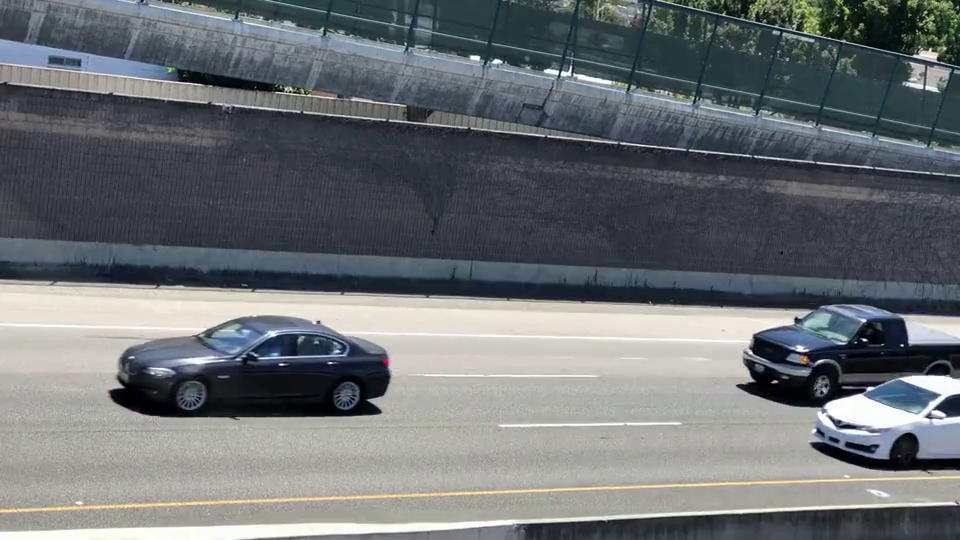
#> input picture frame 2 of data/traffic_frames.mp4, 960 x 540 px, given in place of  width=1280, height=720, format=RGB ! videoconvert ! appsink, which was not available
$ python opencv_camera_demo.py
#> lines starting #> are read from the running program, lines starting #| are printed output that depends on the picture
### examples/python/jetson/automl_ondevice.py
# Copyright 2019 Google LLC
#
# Licensed under the Apache License, Version 2.0 (the "License");
# you may not use this file except in compliance with the License.
# You may obtain a copy of the License at
#
#     https://www.apache.org/licenses/LICENSE-2.0
#
# Unless required by applicable law or agreed to in writing, software
# distributed under the License is distributed on an "AS IS" BASIS,
# WITHOUT WARRANTIES OR CONDITIONS OF ANY KIND, either express or implied.
# See the License for the specific language governing permissions and
# limitations under the License.
import tensorflow.contrib.tensorrt as trt
import tensorflow.compat.v1 as tf
import numpy as np
import json


class ObjectTrackingConfig:

  def __init__(self, score_threshold=0.0, max_detections=100):
    self.score_threshold = score_threshold
    self.max_detections = max_detections


class ObjectTrackingInference:

  def __init__(self, frozen_graph_path, label_map_path, config):
    self.config = config

    self._loadLabelMap(label_map_path)
    self._loadFrozenGraph(frozen_graph_path)

  def __del__(self):
    self.session.close()

  @staticmethod
  def TFTRTModel(*args, **kwargs):
    return ObjectTrackingInference(*args, **kwargs)

  def _loadLabelMap(self, label_map_path):
#> (the call stopped at in _loadLabelMap, `with tf.gfile.GFile(label_map_path, 'r') as f:`: tensorflow is not available in this run)
    with tf.gfile.GFile(label_map_path, 'r') as f:
      # Converts the pbtxt into a JSON file and then parses it.
      parsed_label_map = json.loads(
          '[' + f.read().replace('\n}\nitem {\n', '\n}, \n{\n').replace(
              "\n  name: \"", "\n  \"name\": \"").replace(
                  '\n  id: ', ",\n  \"id\": ")[5:] + ']')

    self.label_map = dict()
    for item in parsed_label_map:
      self.label_map[item['id']] = item['name']

  def _loadFrozenGraph(self, frozen_graph_path):
#> (the call stopped at in _loadFrozenGraph, `trt_graph = tf.GraphDef()`: tensorflow is not available in this run)
    trt_graph = tf.GraphDef()
    with tf.gfile.GFile(frozen_graph_path, 'rb') as f:
      trt_graph.ParseFromString(f.read())

    self.graph = tf.Graph()
    with self.graph.as_default():
      self.output_node = tf.import_graph_def(
          trt_graph,
          return_elements=[
              'detection_boxes:0', 'detection_classes:0', 'detection_scores:0',
              'num_detections:0', 'raw_outputs/lstm_c:0', 'raw_outputs/lstm_h:0'
          ])
    self.session = tf.InteractiveSession(graph=self.graph)

    tf_scores = self.graph.get_tensor_by_name('import/detection_scores:0')
    tf_boxes = self.graph.get_tensor_by_name('import/detection_boxes:0')
    tf_classes = self.graph.get_tensor_by_name('import/detection_classes:0')
    tf_num_detections = self.graph.get_tensor_by_name('import/num_detections:0')
    tf_lstm_c = self.graph.get_tensor_by_name('import/raw_outputs/lstm_c:0')
    tf_lstm_h = self.graph.get_tensor_by_name('import/raw_outputs/lstm_h:0')

    self._output_nodes = [
        tf_scores, tf_boxes, tf_classes, tf_num_detections, tf_lstm_c, tf_lstm_h
    ]

    self.lstm_c = np.ones((1, 8, 8, 320))
    self.lstm_h = np.ones((1, 8, 8, 320))

  def getInputSize(self):
    return Size(256, 256)

  def run(self, timestamp, frame, annotations):
    with self.graph.as_default():
      (detection_scores, detection_boxes, detection_classes, num_detections,
       self.lstm_c, self.lstm_h) = self.session.run(
           self._output_nodes,
           feed_dict={
               'import/image_tensor:0': np.array(frame)[None, ...],
               'import/raw_inputs/init_lstm_c:0': self.lstm_c,
               'import/raw_inputs/init_lstm_h:0': self.lstm_h
           })

    boxes = detection_boxes[0]  # index by 0 to remove batch dimension
    scores = detection_scores[0]
    classes = detection_classes[0]
    num_detections = num_detections

    for i in range(int(num_detections)):
      box = boxes[i]

      if scores[i] > self.config.score_threshold:

        bbox = NormalizedBoundingBox(
            left=box[1], top=box[0], right=box[3], bottom=box[2])

        annotation = ObjectTrackingAnnotation(
            timestamp=timestamp,
            track_id=-1,
            class_id=classes[i],
            class_name=self.label_map[classes[i]],
            confidence_score=scores[i],
            bbox=bbox)

        annotations.append(annotation)

    return True

  def getTFSession(self):
    return self.session


class Size:

  def __init__(self, width, height):
    self.width = width
    self.height = height


class NormalizedBoundingBox:

  # [5 lines left out: function __init__, not called in this run]


class ObjectTrackingAnnotation:

  # [8 lines left out: function __init__, not called in this run]

### examples/python/jetson/opencv_camera_demo.py
# Copyright 2019 Google LLC
#
# Licensed under the Apache License, Version 2.0 (the "License");
# you may not use this file except in compliance with the License.
# You may obtain a copy of the License at
#
#     https://www.apache.org/licenses/LICENSE-2.0
#
# Unless required by applicable law or agreed to in writing, software
# distributed under the License is distributed on an "AS IS" BASIS,
# WITHOUT WARRANTIES OR CONDITIONS OF ANY KIND, either express or implied.
# See the License for the specific language governing permissions and
# limitations under the License.
r"""A demo which runs object detection on camera frames.

Requires cv2 from `sudo apt-get install python3-opencv`

python3 opencv_camera_demo \
  --model data/traffic_model_edgetpu.tflite \
  --label data/traffic_label_map.pbtxt

Press Q key to exit.
"""
import argparse
import time
import automl_ondevice
import cv2

current_milli_time = lambda: int(round(time.time() * 1000))


def main():
  default_model = 'data/traffic_model_trt.pb'
  default_labels = 'data/traffic_label_map.pbtxt'
  parser = argparse.ArgumentParser()
  parser.add_argument('--model', help='.pb model path', default=default_model)
  parser.add_argument(
      '--labels', help='label file path', default=default_labels)
  parser.add_argument(
      '--threshold', type=float, default=0.25, help='class score threshold')
  parser.add_argument(
      '--video_device',
      help='-1 for ribbon-cable camera. >= 0 for USB camera. '
      'If both are plugged in, the USB camera will have the ID "1".',
      type=int,
      default=-1)
  parser.add_argument(
      '--video_width', help='Input video width.', type=int, default=1280)
  parser.add_argument(
      '--video_height', help='Input video height.', type=int, default=720)
  args = parser.parse_args()

  print('Loading %s with %s labels.' % (args.model, args.labels))

  config = automl_ondevice.ObjectTrackingConfig(score_threshold=args.threshold)
  engine = automl_ondevice.ObjectTrackingInference.TFTRTModel(
      args.model, args.labels, config)
  # Tensorflow frozen graph inferencing does not restrain the input size,
  # so this is merely a suggestion.
  input_size = engine.getInputSize()
  fps_time_queue = []  # Used to calculate FPS.

  if args.video_device >= 0:
    cap = cv2.VideoCapture(
        'v4l2src device=/dev/video{} ! videoconvert ! '
        'videoscale method=0 add-borders=false ! '
        'video/x-raw, width={}, height={}, format=RGB ! videoconvert ! '
        'appsink'.format(args.video_device, args.video_width,
                         args.video_height), cv2.CAP_GSTREAMER)
  else:
    cap = cv2.VideoCapture(
        'nvarguscamerasrc ! nvvidconv ! '
        'video/x-raw, format=(string)BGRx ! videoconvert ! '
        'videoscale method=0 add-borders=false ! '
        'video/x-raw, width={}, height={}, format=RGB ! videoconvert ! '
        'appsink'.format(args.video_width, args.video_height),
        cv2.CAP_GSTREAMER)

  while cap.isOpened():
    ret, frame = cap.read()
#> frame is the input picture: shape (540, 960, 3); mean B, G, R 115, 112.3, 108
    if not ret:
      break

    # Resizes frame.
    resized_frame = cv2.resize(frame, (input_size.width, input_size.height))
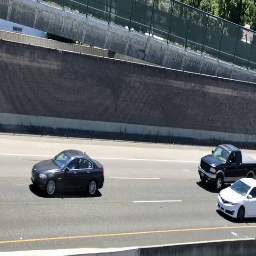
#> resized_frame: shape (256, 256, 3); mean B, G, R 114.9, 112.2, 107.9

    # Grabs current millisecond for timestamp.
    timestamp = current_milli_time()

    # Runs inference engine on resized frame to populate annotations array.
    annotations = []
    if engine.run(timestamp, resized_frame, annotations):
      frame = append_objs_to_img(frame, annotations)

    # Calculate FPS based on sample size of 15.
    fps_time_queue.append(timestamp)
    if len(fps_time_queue) > 15:
      fps_time_queue.pop(0)
    if len(fps_time_queue) > 2:
      fps = round(
          len(fps_time_queue) / (fps_time_queue[-1] - fps_time_queue[0]) * 1000,
          2)
      latency = round(fps_time_queue[-1] - fps_time_queue[-2], 4)
    else:
      fps = 'N/A'
      latency = 'N/A'

    frame = cv2.putText(frame, '{} fps'.format(fps), (0, 20),
                        cv2.FONT_HERSHEY_SIMPLEX, 0.5, (0, 255, 0), 2)
    frame = cv2.putText(frame, '{} ms'.format(latency), (0, 40),
                        cv2.FONT_HERSHEY_SIMPLEX, 0.5, (0, 255, 0), 2)

    cv2.imshow('frame', frame)

    key = cv2.waitKey(1)
    if key & 0xFF == ord('q') or key == 27:
      break

  cap.release()
  cv2.destroyAllWindows()


def append_objs_to_img(cv2_im, annotations):
  height, width, _ = cv2_im.shape
  for annotation in annotations:
    x0, y0, x1, y1 = (annotation.bbox.left, annotation.bbox.top,
                      annotation.bbox.right, annotation.bbox.bottom)
    # Converts coordinates from relative [0,1] space to [width,height]
    x0, y0, x1, y1 = int(x0 * width), int(y0 * height), int(x1 * width), int(
        y1 * height)
    percent = int(100 * annotation.confidence_score)
    label = '%d%% %s' % (percent, annotation.class_name)

    cv2_im = cv2.rectangle(cv2_im, (x0, y0), (x1, y1), (0, 255, 0), 2)
    cv2_im = cv2.putText(cv2_im, label, (x0, y0 + 30), cv2.FONT_HERSHEY_SIMPLEX,
                         1.0, (255, 0, 0), 2)
  return cv2_im


if __name__ == '__main__':
#> (the run stopped early here; a loop or call above may not have finished)

$ run again, starting later in the video
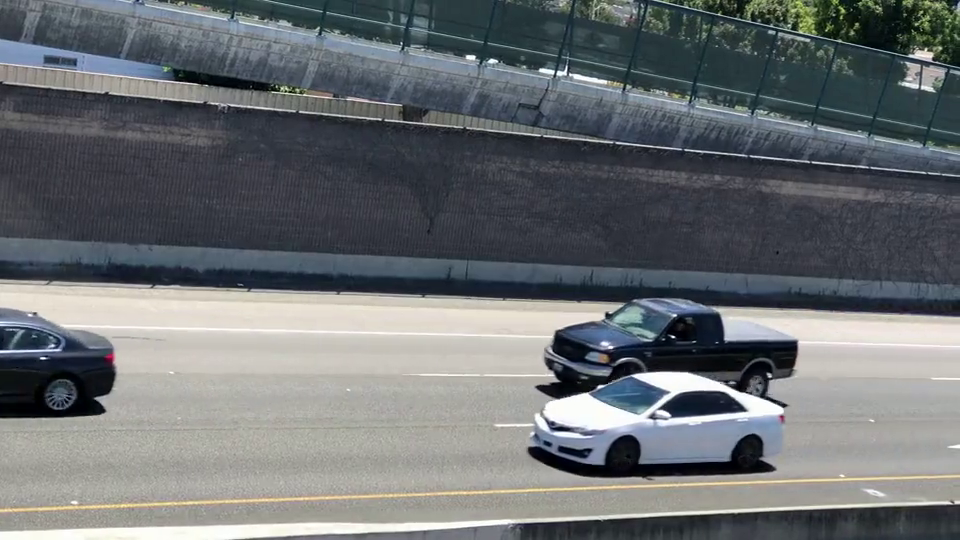
#> input picture frame 9 of data/traffic_frames.mp4, 960 x 540 px, given in place of  width=1280, height=720, format=RGB ! videoconvert ! appsink, which was not available
#> in main, frame is the input picture: shape (540, 960, 3); mean B, G, R 113.6, 111, 106.7
#> in main, `resized_frame = cv2.resize(frame, (input_size.width, input_size.height))`:
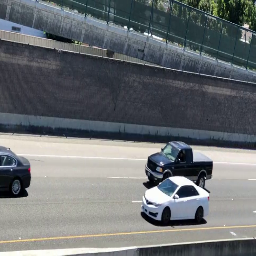
#> resized_frame: shape (256, 256, 3); mean B, G, R 113.5, 110.8, 106.6

$ run again, starting later in the video
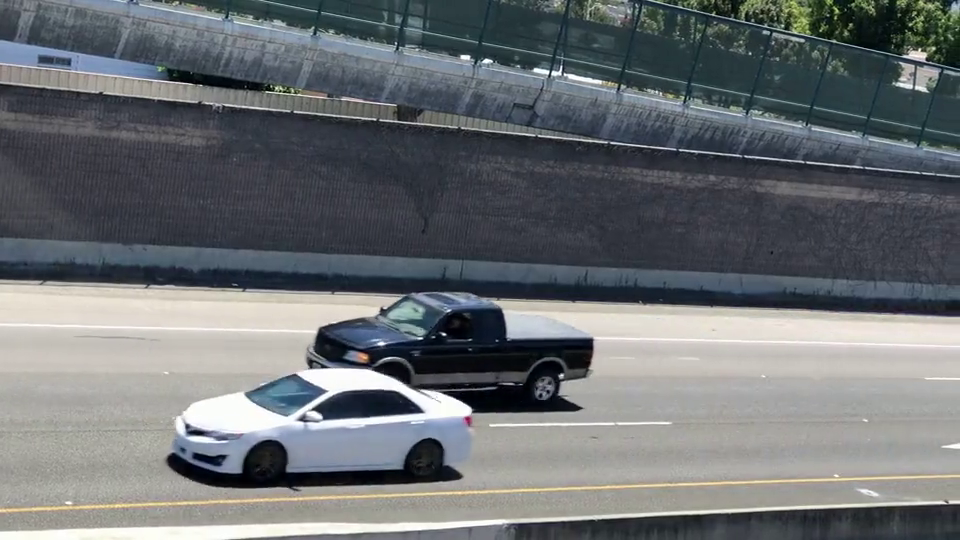
#> input picture frame 16 of data/traffic_frames.mp4, 960 x 540 px, given in place of  width=1280, height=720, format=RGB ! videoconvert ! appsink, which was not available
#> in main, frame is the input picture: shape (540, 960, 3); mean B, G, R 114.3, 111.3, 107.2
#> in main, `resized_frame = cv2.resize(frame, (input_size.width, input_size.height))`:
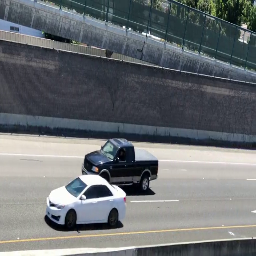
#> resized_frame: shape (256, 256, 3); mean B, G, R 114.2, 111.2, 107.1
